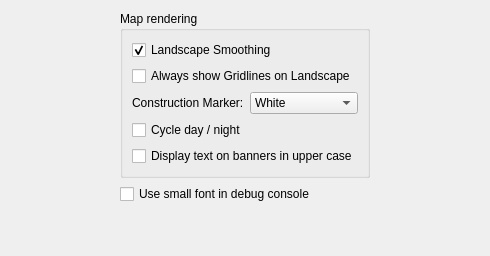
     <widget class="QWidget" name="renderTab">
      <attribute name="title">
       <string>Rendering</string>
      </attribute>
      <layout class="QVBoxLayout" name="verticalLayout_7">
       <property name="leftMargin">
        <number>120</number>
       </property>
       <property name="rightMargin">
        <number>120</number>
       </property>
       <property name="bottomMargin">
        <number>12</number>
       </property>
       <item>
        <widget class="QGroupBox" name="groupBox">
         <property name="title">
          <string>Map rendering</string>
         </property>
         <layout class="QVBoxLayout" name="verticalLayout_8">
          <item>
           <widget class="QCheckBox" name="checkBox_8">
            <property name="text">
             <string>Landscape Smoothing</string>
            </property>
            <property name="checked">
             <bool>true</bool>
            </property>
            <property name="config" stdset="0">
             <string>landscape_smoothing</string>
            </property>
           </widget>
          </item>
          <item>
           <widget class="QCheckBox" name="checkBox_9">
            <property name="text">
             <string>Always show Gridlines on Landscape</string>
            </property>
            <property name="config" stdset="0">
             <string>always_show_gridlines</string>
            </property>
           </widget>
          </item>
          <item>
           <layout class="QHBoxLayout" name="horizontalLayout_18">
            <item>
             <widget class="QLabel" name="label_17">
              <property name="text">
               <string>Construction Marker:</string>
              </property>
             </widget>
            </item>
            <item>
             <widget class="QComboBox" name="comboBox_3">
              <property name="config" stdset="0">
               <string>construction_marker_colour</string>
              </property>
              <item>
               <property name="text">
                <string>White</string>
               </property>
              </item>
              <item>
               <property name="text">
                <string>Translucent</string>
               </property>
              </item>
             </widget>
            </item>
           </layout>
          </item>
          <item>
           <widget class="QCheckBox" name="checkBox_10">
            <property name="text">
             <string>Cycle day / night</string>
            </property>
            <property name="config" stdset="0">
             <string>day_night_cycle</string>
            </property>
           </widget>
          </item>
          <item>
           <widget class="QCheckBox" name="checkBox_11">
            <property name="text">
             <string>Display text on banners in upper case</string>
            </property>
            <property name="config" stdset="0">
             <string>upper_case_banners</string>
            </property>
           </widget>
          </item>
         </layout>
        </widget>
       </item>
       <item>
        <widget class="QCheckBox" name="checkBox_39">
         <property name="text">
          <string>Use small font in debug console</string>
         </property>
         <property name="config" stdset="0">
          <string>interface/console_small_font</string>
         </property>
        </widget>
       </item>
       <item>
        <spacer name="verticalSpacer_3">
         <property name="orientation">
          <enum>Qt::Vertical</enum>
         </property>
         <property name="sizeHint" stdset="0">
          <size>
           <width>20</width>
           <height>40</height>
          </size>
         </property>
        </spacer>
       </item>
      </layout>
     </widget>
